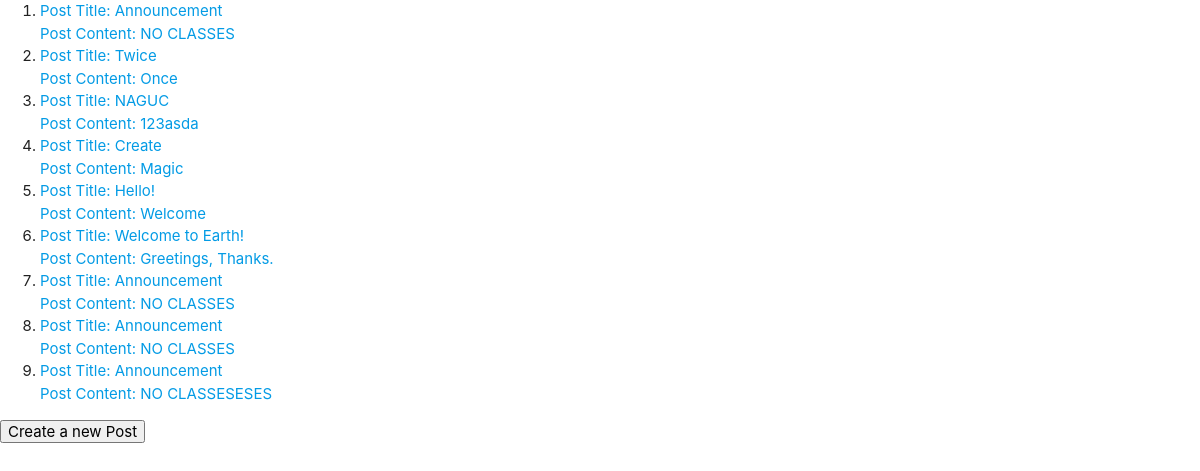
/post/, run on an earlier commit of the app's database.
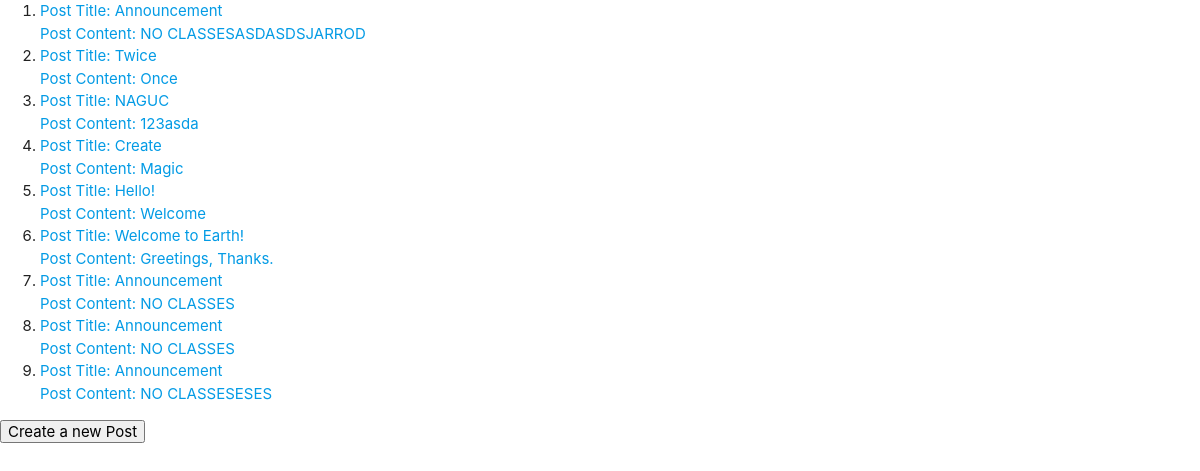
And on a later commit of the database.
### post/models.py (models this page shows, shortened)
class Post(models.Model):
    title = models.CharField(max_length=100)
    date_created = models.DateTimeField("Date Created", auto_now_add=True)
    date_updated = models.DateTimeField("Date Updated", null=True, blank=True, auto_now=True)
    content = models.TextField(max_length=100)
    is_active = True

### post/views.py (the view)
# urls.py: path('', views.index, name='index'),
def index(request):
    context = {}
    p = Post.objects.all()
    context['posts'] = p
    return render(request, 'index.html', context)

### post/templates/index.html (shortened to what this page needs)
{% extends 'base.html' %}
{% block body %}
    <form action="{% url 'post:create' %}" method="POST">
    <ol>
    {% for post in posts %}
    <li>
        <a href="{% url 'post:detail' post.id %}">
        Post Title: {{ post.title }} <br />
        Post Content: {{ post.content }}
        </a>
        <br />
    </li>
    {% endfor %}
    </ol>
    <input type="submit" value="Create a new Post">
    </form>
{% endblock body %}

What changed in the data, as far as the page shows it:
changed Post: content "NO CLASSES" → "NO CLASSESASDASDSJARROD"
